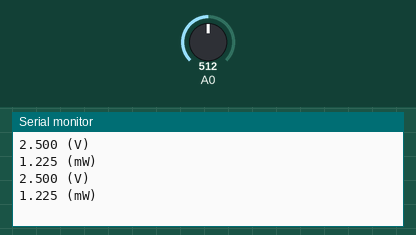
This sketch was run on a simulated Arduino Uno, built with avr-gcc and run on an emulated ATmega328P. Parts: the last lines printed to the serial monitor. The test bench sets the inputs (shaded band); at power-on: A0 = 512.

Above: at 2.8 s.
2.9 s: A0 set to 716
At 4.4 s:
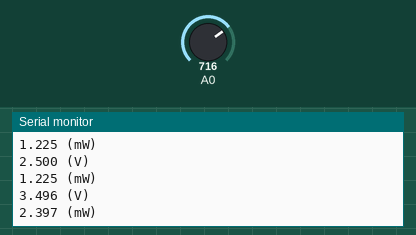
5.6 s: A0 set to 900
At 7.1 s:
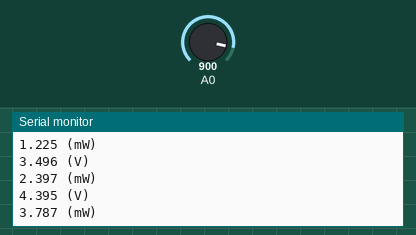
Timing chart, 0 to 8.6 s (numbered marks = the images above; inputs shaded):
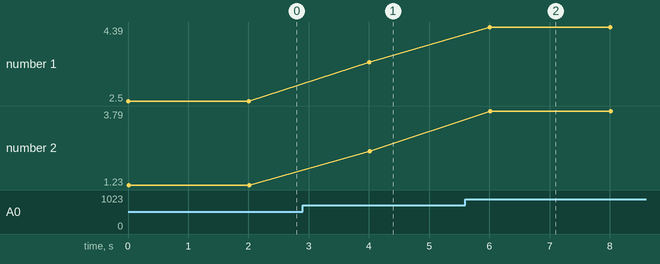

Measured:
- after the input at 2.9 s, the serial monitor: prints a new line after 1.1 s (image 1)
- after the input at 5.6 s, the serial monitor: prints a new line after 0.40 s (image 2)
- plotted number 1: 2.5 → 3.5 after the input at 2.9 s, 3.5 → 4.39 after the input at 5.6 s
- plotted number 2: 1.23 → 2.4 after the input at 2.9 s, 2.4 → 3.79 after the input at 5.6 s

The sketch:

voltage_power.ino
```cpp
void setup() {
  // put your setup code here, to run once:
  Serial.begin(9600);

}

void loop() {
  // put your main code here, to run repeatedly:
  float voltage = analogRead(A0) * 5 / 1024.;
  float power = voltage * voltage / 5.1e3;

  Serial.print(voltage, 3);
  Serial.println(" (V)");
  Serial.print(power*1e3, 3);
  Serial.println(" (mW)");

  delay(2000);
}
```
